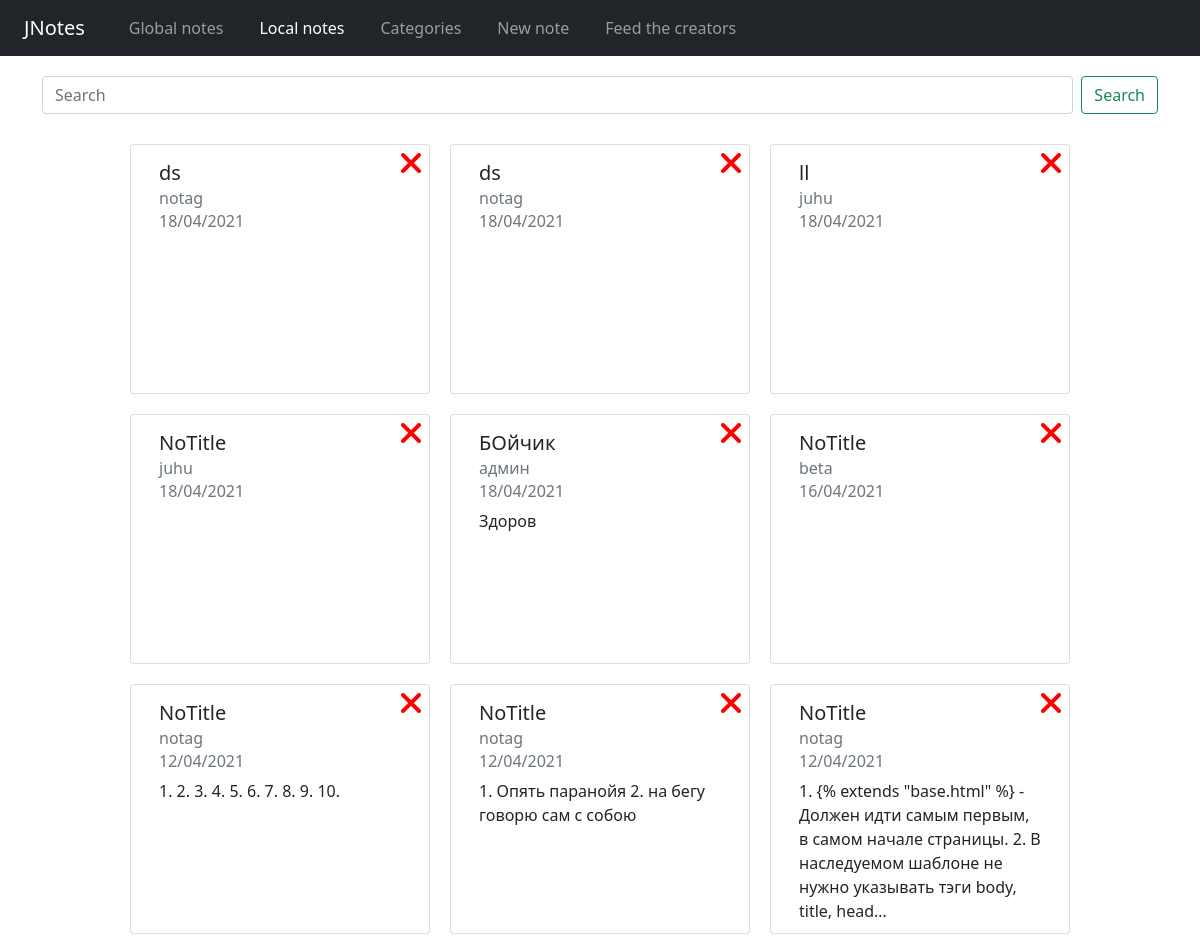
Before: / with the older database file.
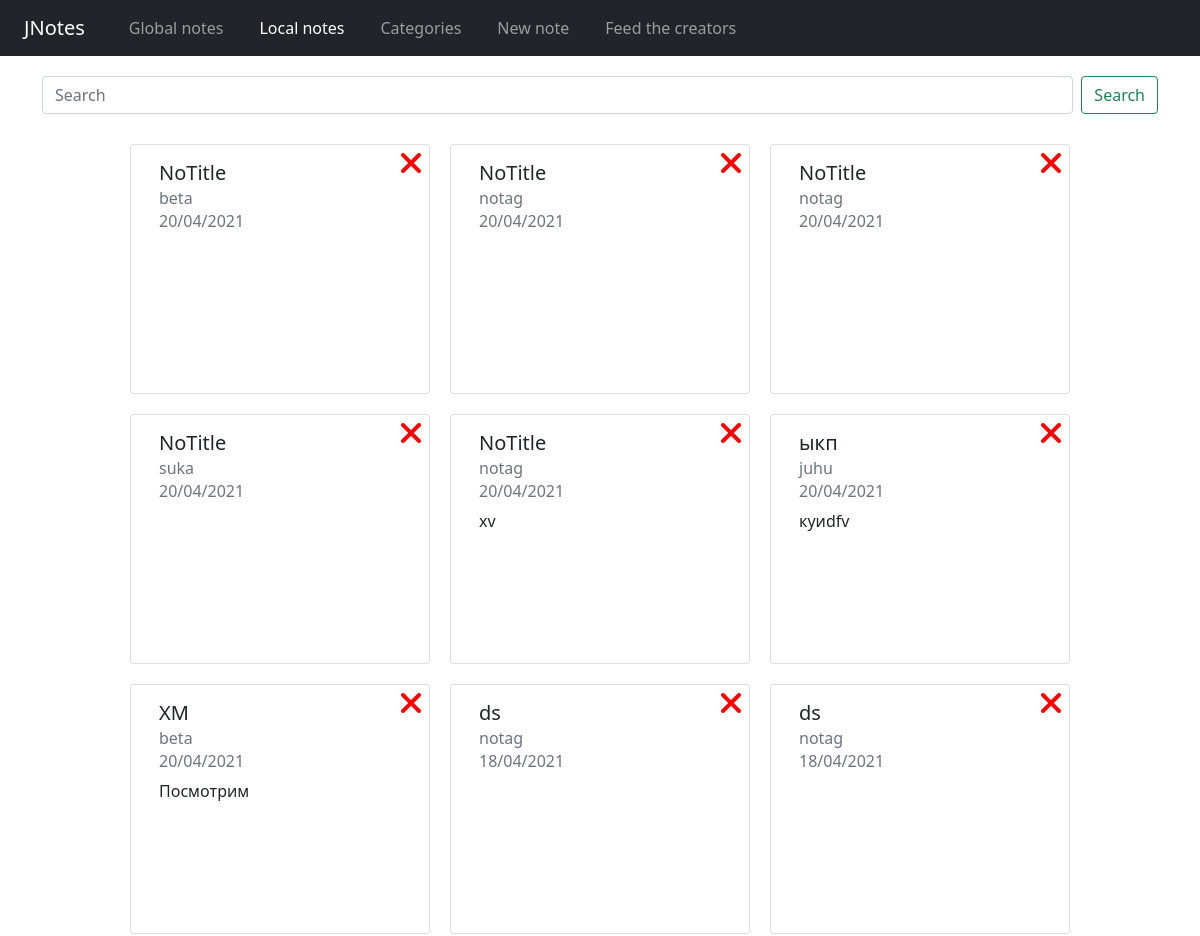
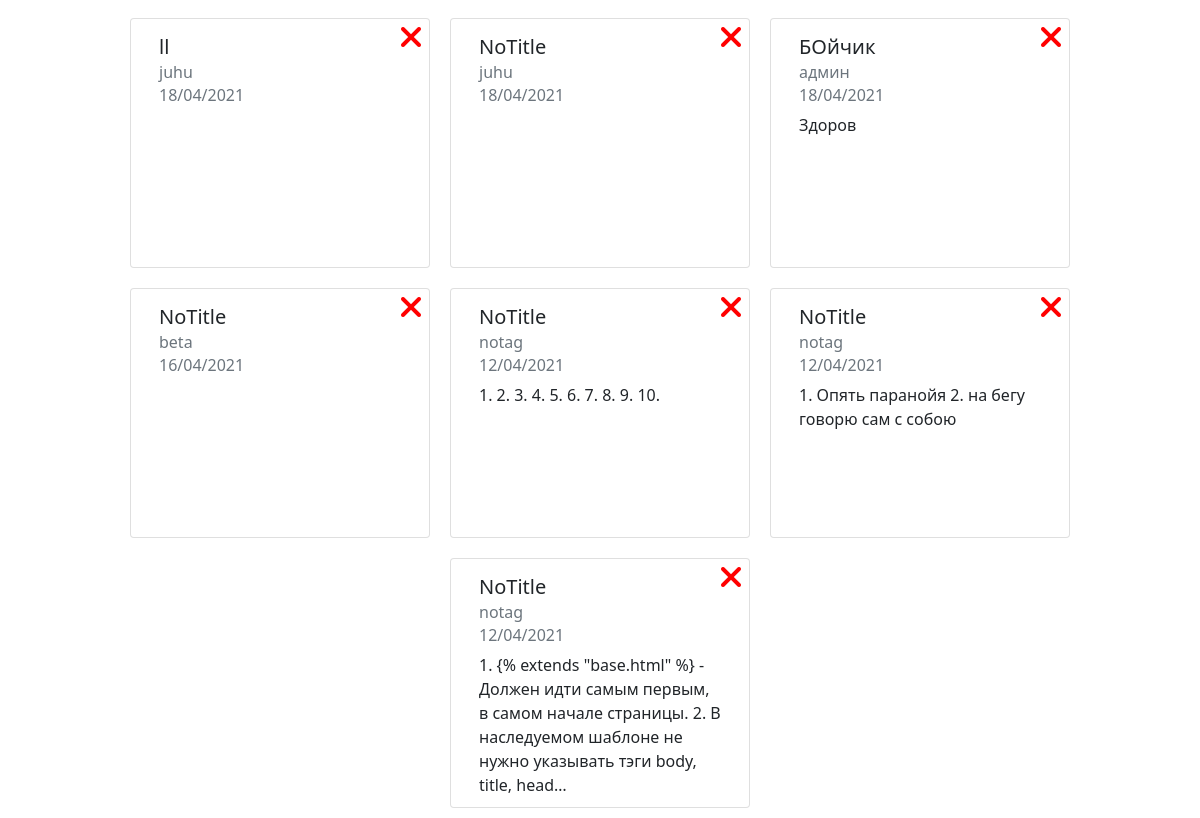
After: the same page with the newer database file (2 pictures, top to bottom).
### notes/models.py (models this page shows, shortened)
class Note(models.Model):
    title_note = models.CharField(blank=True, max_length=150, verbose_name='Заголовок')
    category_note = models.ForeignKey(Category, blank=True, on_delete=models.CASCADE, verbose_name='категория')
    content_note = models.TextField(blank=True, verbose_name='Контент')
    date_note = models.DateTimeField(auto_now_add=True, verbose_name='Дата создания')
    class Meta:
        verbose_name = 'Заметка'
        verbose_name_plural = 'Заметки'
        ordering = ['-date_note']

class Category(models.Model):
    name = models.CharField(max_length=255, unique=True, editable=True)
    def __str__(self):
        return self.name
    class Meta:
        verbose_name = 'Категория'
        verbose_name_plural = 'Категории'
        ordering = ['name']

### notes/views.py (the view)
# urls.py: path('', HomeView.as_view(), name='home'),
class HomeView(ListView):
    model = Note
    template_name = 'notes/home.html'
    ordering = ['-date_note']
    context_object_name = 'notes_list'

### notes/templates/notes/home.html (shortened to what this page needs)
{% extends 'base.html' %}
{% load static %}
{% block content %}
<link rel="stylesheet" href="{% static 'css/home.css' %}">
{% include 'inc/_search_field.html' %}
<div class="container card-container">
    <div class="row justify-content-center">
    {% if notes_list %}
        {% for post in notes_list %}
        <div onclick="window.location='{% url 'notes:note-detail' post.pk %}'" class="card col-md-12 col-12x">
            <div class="card-body">
                <div class="card-delete">
                    <a href="{% url 'notes:note-delete' post.pk %}">
                        <i class="fas fa-times fa-2x"></i>
                    </a>
                </div>
                <h5 class="card-title">{{ post.title_note }}</h5>
                <h6 class="card-subtitle mb-2 text-muted">{{ post.category_note }}</h6>
                <h6 class="card-subtitle mb-2 text-muted">{{ post.date_note|date:"d/m/Y" }}</h6>
                <p class="card-text">{{ post.content_note|truncatechars:150 }}</p>
            </div>
        </div>
        {% endfor %}
        {% else %}
        <p class="h1 justify-content">ahahahahahahah</p>
        {% endif %}
    </div>
</div>
{% endblock %}

### templates/base.html (shortened to what this page needs)
<!DOCTYPE html>
{% load static %}
<html lang="en">
<head>
    {% load static %}
    <link rel="stylesheet" href="{% static 'bootstrap-5/css/bootstrap.min.css' %}">
    <link rel="stylesheet" href="{% static 'css/base.css' %}">
</head>
<body>
<header>
    {% include 'inc/_nav.html' %}
</header>
<main>
    {% block content %}
    {% endblock %}
</main>
</body>
</html>

### templates/inc/_nav.html (shortened to what this page needs)
<div class="container-fluid">
    <div class="row">
        <div class="col-12" style="padding:0">
            <nav class="navbar navbar-expand-lg navbar-dark bg-dark">
                <div class="container-fluid">
                    <a class="navbar-brand" href="#">JNotes</a>
                    <div class="collapse navbar-collapse" id="navbarSupportedContent">
                        {% with request.resolver_match.url_name as url_name %}
                        <ul class="navbar-nav me-auto mb-2 mb-lg-0">
                            <li class="nav-item">
                                <a class="nav-link" aria-current="page" href="#">Global notes</a>
                            </li>
                            <li class="nav-item">
                                <a class="nav-link {% if url_name == 'home' %}active{% endif %}" aria-current="page"
                                   href="{% url 'notes:home' %}">Local notes</a>
                            </li>
                            <li class="nav-item">
                                <a class="nav-link {% if url_name == 'categories-view' %}active{% endif %}"
                                   href="{% url 'notes:categories-view' %}">Categories</a>
                            </li>
                            <li class="nav-item">
                                <a class="nav-link {% if url_name == 'note-add' %}active{% endif %}"
                                   href="{% url 'notes:note-add' %}">New note</a>
                            </li>
                            <li class="nav-item">
                                <a class="nav-link {% if url_name == 'donation' %}active{% endif %}"
                                   href="{% url 'notes:donation' %}">Feed the creators</a>
                            </li>
                        </ul>
                        {% endwith %}
                    </div>
                </div>
            </nav>
        </div>
    </div>
</div>

### templates/inc/_search_field.html
<div class="container sfield-container">
    <div class="row">
        <form class="d-flex">
            <input class="form-control me-2" type="search" placeholder="Search" aria-label="Search">
            <button class="btn btn-outline-success" type="submit">Search</button>
        </form>
    </div>
</div>

### jnotes/static/css/base.css (style rules this page uses)
.nav-item { padding-left: 20px; }
.navbar-brand { vertical-align: middle; }

### notes/static/css/home.css (style rules this page uses)
.card-container { margin-top:20px; }
.sfield-container { margin-top:20px; }
.card { max-width: 300px; max-height: 250px; min-width: 300px; min-height: 250px; margin:10px; }
.card-delete { position: absolute; top: 1%; right: 2%; }
a i { color: red; }

Changed rows visible on the page:
added Note: title_note "NoTitle", category_note "beta", date_note "20/04/2021"
added Note: title_note "NoTitle", category_note "notag", date_note "20/04/2021"
added Note: title_note "NoTitle", category_note "notag", date_note "20/04/2021"
added Note: title_note "NoTitle", category_note "suka", date_note "20/04/2021"
added Note: title_note "NoTitle", category_note "notag", date_note "20/04/2021", content_note "xv"
added Note: title_note "ыкп", category_note "juhu", date_note "20/04/2021", content_note "куиdfv"
added Note: title_note "ХМ", category_note "beta", date_note "20/04/2021", content_note "Посмотрим"
